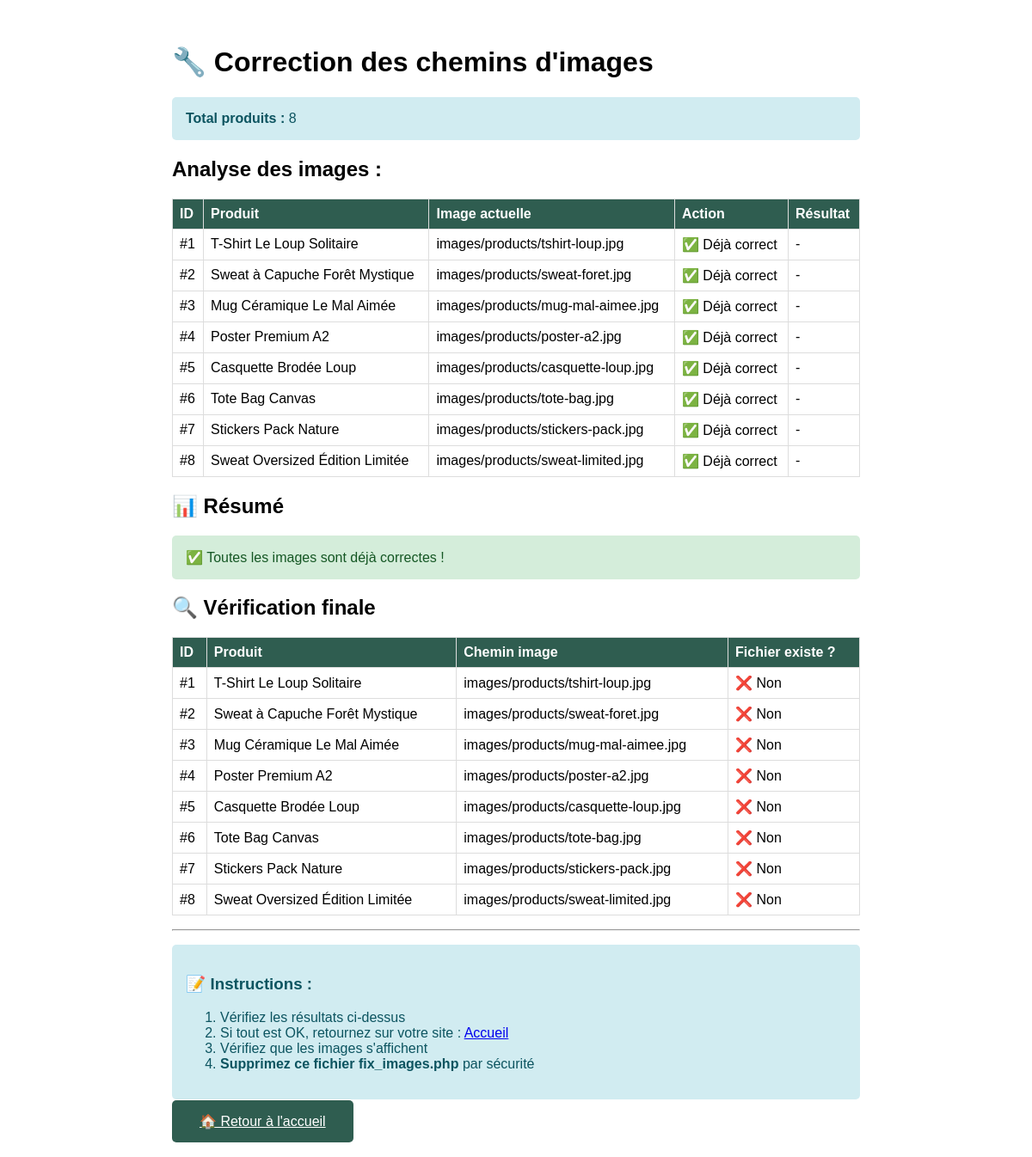
The app's page /kindwolf/fix_images.php with its own data.
### tables this page shows
CREATE TABLE products (
    id INT PRIMARY KEY AUTO_INCREMENT,
    name VARCHAR(200) NOT NULL,
    slug VARCHAR(200) UNIQUE NOT NULL,
    description TEXT,
    long_description TEXT,
    price DECIMAL(10,2) NOT NULL,
    compare_price DECIMAL(10,2),  
    stock INT DEFAULT 0,
    category VARCHAR(100),
    image VARCHAR(255),
    gallery TEXT,  
    sku VARCHAR(50) UNIQUE,
    featured BOOLEAN DEFAULT FALSE,
    active BOOLEAN DEFAULT TRUE,
    meta_title VARCHAR(200),
    meta_description TEXT,
    meta_keywords TEXT,
    views INT DEFAULT 0,
    rating DECIMAL(3,2) DEFAULT 0,  
    review_count INT DEFAULT 0,  
    created_at TIMESTAMP DEFAULT CURRENT_TIMESTAMP,
    updated_at TIMESTAMP DEFAULT CURRENT_TIMESTAMP ON UPDATE CURRENT_TIMESTAMP,
    INDEX idx_slug (slug),
    INDEX idx_category (category),
    INDEX idx_featured (featured),
    INDEX idx_active (active),
    INDEX idx_rating (rating),
    FULLTEXT idx_search (name, description)
);

### kindwolf/fix_images.php (the view, shortened to what this page needs)
<?php
require_once 'config.php';
echo "<!DOCTYPE html>
<html lang='fr'>
<head>
    <meta charset='UTF-8'>
    <title>Correction des images - KIND WOLF</title>
    <style>
        body { font-family: Arial, sans-serif; padding: 2rem; max-width: 800px; margin: 0 auto; }
        .success { background: #d4edda; padding: 1rem; margin: 1rem 0; border-radius: 5px; color: #155724; }
        .error { background: #f8d7da; padding: 1rem; margin: 1rem 0; border-radius: 5px; color: #721c24; }
        .info { background: #d1ecf1; padding: 1rem; margin: 1rem 0; border-radius: 5px; color: #0c5460; }
        table { width: 100%; border-collapse: collapse; margin: 1rem 0; }
        th, td { padding: 0.5rem; text-align: left; border: 1px solid #ddd; }
        th { background: #2F5D50; color: white; }
        .btn { padding: 1rem 2rem; background: #2F5D50; color: white; border: none; border-radius: 5px; cursor: pointer; margin: 1rem 0; }
        .btn:hover { background: #3a7362; }
    </style>
</head>
<body>
    <h1>🔧 Correction des chemins d'images</h1>";
$stmt = $pdo->query("SELECT id, name, image FROM products");
$products = $stmt->fetchAll();
echo "<div class='info'><strong>Total produits :</strong> " . count($products) . "</div>";
$corrected = 0;
$errors = 0;
echo "<h2>Analyse des images :</h2>";
echo "<table>
        <tr>
            <th>ID</th>
            <th>Produit</th>
            <th>Image actuelle</th>
            <th>Action</th>
            <th>Résultat</th>
        </tr>";
foreach ($products as $product) {
    $id = $product['id'];
    $name = $product['name'];
    $current_image = $product['image'];
    echo "<tr>";
    echo "<td>#{$id}</td>";
    echo "<td>" . htmlspecialchars($name) . "</td>";
    echo "<td>" . htmlspecialchars($current_image ?: '(vide)') . "</td>";
    if (!empty($current_image)) {
        if (strpos($current_image, 'images/products/') === 0) {
            echo "<td>✅ Déjà correct</td>";
            echo "<td>-</td>";
        }
        else {
            echo "<td>⚠️ Chemin non standard</td>";
            echo "<td>À vérifier manuellement</td>";
        }
    } else {
        echo "<td>⚠️ Vide</td>";
        echo "<td>Pas d'image</td>";
    }
    echo "</tr>";
}
echo "</table>";
echo "<h2>📊 Résumé</h2>";
if ($corrected === 0 && $errors === 0) {
    echo "<div class='success'>
            ✅ Toutes les images sont déjà correctes !
          </div>";
}
echo "<h2>🔍 Vérification finale</h2>";
$stmt = $pdo->query("SELECT id, name, image FROM products WHERE image IS NOT NULL AND image != ''");
$all_products = $stmt->fetchAll();
echo "<table>
        <tr>
            <th>ID</th>
            <th>Produit</th>
            <th>Chemin image</th>
            <th>Fichier existe ?</th>
        </tr>";
foreach ($all_products as $product) {
    $file_path = $_SERVER['DOCUMENT_ROOT'] . '/kindwolf/' . $product['image'];
    $exists = file_exists($file_path);
    echo "<tr>";
    echo "<td>#{$product['id']}</td>";
    echo "<td>" . htmlspecialchars($product['name']) . "</td>";
    echo "<td>" . htmlspecialchars($product['image']) . "</td>";
    echo "<td>" . ($exists ? "✅ Oui" : "❌ Non") . "</td>";
    echo "</tr>";
}
echo "</table>";
echo "<hr>
      <div class='info'>
        <h3>📝 Instructions :</h3>
        <ol>
            <li>Vérifiez les résultats ci-dessus</li>
            <li>Si tout est OK, retournez sur votre site : <a href='" . BASE_URL . "'>Accueil</a></li>
            <li>Vérifiez que les images s'affichent</li>
            <li><strong>Supprimez ce fichier fix_images.php</strong> par sécurité</li>
        </ol>
      </div>
      <a href='" . BASE_URL . "' class='btn'>🏠 Retour à l'accueil</a>
</body>
</html>";
?>

### kindwolf/fix_images.php (style rules this page uses)
body { font-family: Arial, sans-serif; padding: 2rem; max-width: 800px; margin: 0 auto; }
.success { background: #d4edda; padding: 1rem; margin: 1rem 0; border-radius: 5px; color: #155724; }
.info { background: #d1ecf1; padding: 1rem; margin: 1rem 0; border-radius: 5px; color: #0c5460; }
table { width: 100%; border-collapse: collapse; margin: 1rem 0; }
th, td { padding: 0.5rem; text-align: left; border: 1px solid #ddd; }
th { background: #2F5D50; color: white; }
.btn { padding: 1rem 2rem; background: #2F5D50; color: white; border: none; border-radius: 5px; cursor: pointer; margin: 1rem 0; }

### records on screen
products: id "1", name "T-Shirt Le Loup Solitaire", image "images/products/tshirt-loup.jpg", shows "✅ Déjà correct", shows "❌ Non"
products: id "2", name "Sweat à Capuche Forêt Mystique", image "images/products/sweat-foret.jpg", shows "✅ Déjà correct", shows "❌ Non"
products: id "3", name "Mug Céramique Le Mal Aimée", image "images/products/mug-mal-aimee.jpg", shows "✅ Déjà correct", shows "❌ Non"
products: id "4", name "Poster Premium A2", image "images/products/poster-a2.jpg", shows "✅ Déjà correct", shows "❌ Non"
products: id "5", name "Casquette Brodée Loup", image "images/products/casquette-loup.jpg", shows "✅ Déjà correct", shows "❌ Non"
products: id "6", name "Tote Bag Canvas", image "images/products/tote-bag.jpg", shows "✅ Déjà correct", shows "❌ Non"
products: id "7", name "Stickers Pack Nature", image "images/products/stickers-pack.jpg", shows "✅ Déjà correct", shows "❌ Non"
products: id "8", name "Sweat Oversized Édition Limitée", image "images/products/sweat-limited.jpg", shows "✅ Déjà correct", shows "❌ Non"

### other values on screen
count($products) "8"
